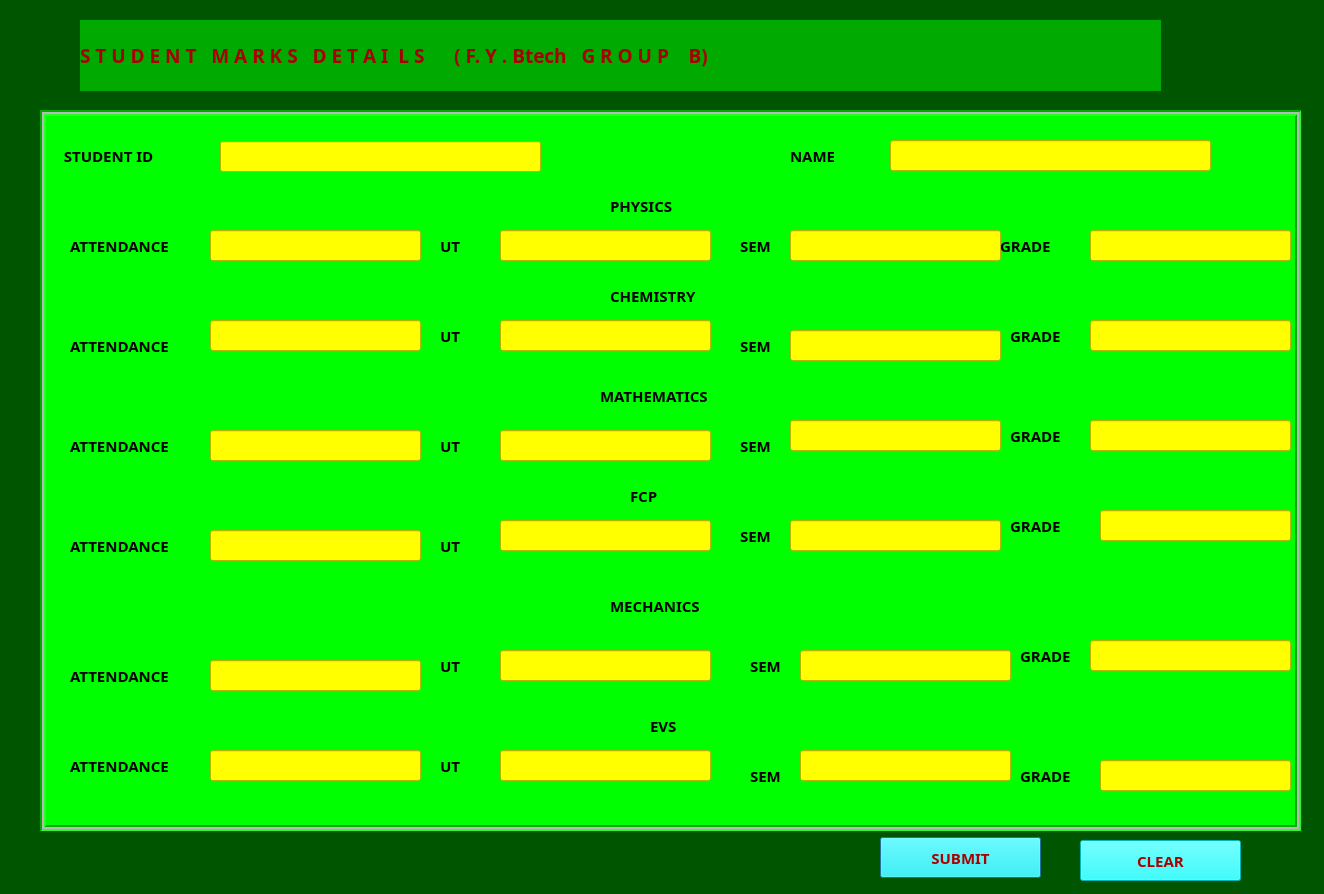
<?xml version="1.0" encoding="UTF-8"?>
<ui version="4.0">
 <class>Dialog</class>
 <widget class="QDialog" name="Dialog">
  <property name="geometry">
   <rect>
    <x>0</x>
    <y>0</y>
    <width>1324</width>
    <height>894</height>
   </rect>
  </property>
  <property name="windowTitle">
   <string>Dialog</string>
  </property>
  <property name="styleSheet">
   <string notr="true">background-color: rgb(0, 85, 0);</string>
  </property>
  <widget class="QLabel" name="label">
   <property name="geometry">
    <rect>
     <x>80</x>
     <y>20</y>
     <width>1081</width>
     <height>71</height>
    </rect>
   </property>
   <property name="font">
    <font>
     <family>Felix Titling</family>
     <pointsize>14</pointsize>
     <weight>75</weight>
     <bold>true</bold>
    </font>
   </property>
   <property name="styleSheet">
    <string notr="true">color: rgb(170, 0, 0);
background-color: rgb(0, 170, 0);</string>
   </property>
   <property name="text">
    <string>S T U D E N T   M A R K S   D E T A I  L S      ( F. Y . Btech   G R O U P    B)</string>
   </property>
  </widget>
  <widget class="QFrame" name="frame">
   <property name="geometry">
    <rect>
     <x>40</x>
     <y>110</y>
     <width>1261</width>
     <height>721</height>
    </rect>
   </property>
   <property name="styleSheet">
    <string notr="true">background-color: rgb(0, 255, 0);</string>
   </property>
   <property name="frameShape">
    <enum>QFrame::Box</enum>
   </property>
   <property name="frameShadow">
    <enum>QFrame::Sunken</enum>
   </property>
   <property name="lineWidth">
    <number>2</number>
   </property>
   <property name="midLineWidth">
    <number>2</number>
   </property>
   <widget class="QLabel" name="label_2">
    <property name="geometry">
     <rect>
      <x>20</x>
      <y>30</y>
      <width>261</width>
      <height>31</height>
     </rect>
    </property>
    <property name="font">
     <font>
      <family>Felix Titling</family>
      <pointsize>11</pointsize>
      <weight>75</weight>
      <bold>true</bold>
     </font>
    </property>
    <property name="text">
     <string> STUDENT ID </string>
    </property>
   </widget>
   <widget class="QLabel" name="label_3">
    <property name="geometry">
     <rect>
      <x>750</x>
      <y>30</y>
      <width>261</width>
      <height>31</height>
     </rect>
    </property>
    <property name="font">
     <font>
      <family>Felix Titling</family>
      <pointsize>11</pointsize>
      <weight>75</weight>
      <bold>true</bold>
     </font>
    </property>
    <property name="text">
     <string>NAME</string>
    </property>
   </widget>
   <widget class="QLineEdit" name="STUDENTTIDlineEdit">
    <property name="geometry">
     <rect>
      <x>180</x>
      <y>31</y>
      <width>321</width>
      <height>31</height>
     </rect>
    </property>
    <property name="styleSheet">
     <string notr="true">background-color: rgb(255, 255, 0);</string>
    </property>
   </widget>
   <widget class="QLineEdit" name="NAMElineEdit">
    <property name="geometry">
     <rect>
      <x>850</x>
      <y>30</y>
      <width>321</width>
      <height>31</height>
     </rect>
    </property>
    <property name="styleSheet">
     <string notr="true">background-color: rgb(255, 255, 0);</string>
    </property>
   </widget>
   <widget class="QLabel" name="label_4">
    <property name="geometry">
     <rect>
      <x>570</x>
      <y>80</y>
      <width>151</width>
      <height>31</height>
     </rect>
    </property>
    <property name="font">
     <font>
      <family>Felix Titling</family>
      <pointsize>11</pointsize>
      <weight>75</weight>
      <bold>true</bold>
     </font>
    </property>
    <property name="text">
     <string>PHYSICS</string>
    </property>
   </widget>
   <widget class="QLabel" name="label_5">
    <property name="geometry">
     <rect>
      <x>30</x>
      <y>120</y>
      <width>151</width>
      <height>31</height>
     </rect>
    </property>
    <property name="font">
     <font>
      <family>Felix Titling</family>
      <pointsize>11</pointsize>
      <weight>75</weight>
      <bold>true</bold>
     </font>
    </property>
    <property name="text">
     <string>ATTENDANCE</string>
    </property>
   </widget>
   <widget class="QLabel" name="label_6">
    <property name="geometry">
     <rect>
      <x>400</x>
      <y>120</y>
      <width>151</width>
      <height>31</height>
     </rect>
    </property>
    <property name="font">
     <font>
      <family>Felix Titling</family>
      <pointsize>11</pointsize>
      <weight>75</weight>
      <bold>true</bold>
     </font>
    </property>
    <property name="text">
     <string>UT</string>
    </property>
   </widget>
   <widget class="QLabel" name="label_7">
    <property name="geometry">
     <rect>
      <x>700</x>
      <y>120</y>
      <width>151</width>
      <height>31</height>
     </rect>
    </property>
    <property name="font">
     <font>
      <family>Felix Titling</family>
      <pointsize>11</pointsize>
      <weight>75</weight>
      <bold>true</bold>
     </font>
    </property>
    <property name="text">
     <string>SEM</string>
    </property>
   </widget>
   <widget class="QLabel" name="label_8">
    <property name="geometry">
     <rect>
      <x>960</x>
      <y>120</y>
      <width>151</width>
      <height>31</height>
     </rect>
    </property>
    <property name="font">
     <font>
      <family>Felix Titling</family>
      <pointsize>11</pointsize>
      <weight>75</weight>
      <bold>true</bold>
     </font>
    </property>
    <property name="text">
     <string>GRADE</string>
    </property>
   </widget>
   <widget class="QLineEdit" name="ATTPHYBlineEdit">
    <property name="geometry">
     <rect>
      <x>170</x>
      <y>120</y>
      <width>211</width>
      <height>31</height>
     </rect>
    </property>
    <property name="styleSheet">
     <string notr="true">background-color: rgb(255, 255, 0);</string>
    </property>
   </widget>
   <widget class="QLineEdit" name="UTPHYBlineEdit">
    <property name="geometry">
     <rect>
      <x>460</x>
      <y>120</y>
      <width>211</width>
      <height>31</height>
     </rect>
    </property>
    <property name="styleSheet">
     <string notr="true">background-color: rgb(255, 255, 0);</string>
    </property>
   </widget>
   <widget class="QLineEdit" name="SEMPHYBlineEdit">
    <property name="geometry">
     <rect>
      <x>750</x>
      <y>120</y>
      <width>211</width>
      <height>31</height>
     </rect>
    </property>
    <property name="styleSheet">
     <string notr="true">background-color: rgb(255, 255, 0);</string>
    </property>
   </widget>
   <widget class="QLineEdit" name="GRADEPHYBlineEdit">
    <property name="geometry">
     <rect>
      <x>1050</x>
      <y>120</y>
      <width>201</width>
      <height>31</height>
     </rect>
    </property>
    <property name="styleSheet">
     <string notr="true">background-color: rgb(255, 255, 0);</string>
    </property>
   </widget>
   <widget class="QLabel" name="label_9">
    <property name="geometry">
     <rect>
      <x>570</x>
      <y>170</y>
      <width>151</width>
      <height>31</height>
     </rect>
    </property>
    <property name="font">
     <font>
      <family>Felix Titling</family>
      <pointsize>11</pointsize>
      <weight>75</weight>
      <bold>true</bold>
     </font>
    </property>
    <property name="text">
     <string>CHEMISTRY</string>
    </property>
   </widget>
   <widget class="QLabel" name="label_10">
    <property name="geometry">
     <rect>
      <x>560</x>
      <y>270</y>
      <width>151</width>
      <height>31</height>
     </rect>
    </property>
    <property name="font">
     <font>
      <family>Felix Titling</family>
      <pointsize>11</pointsize>
      <weight>75</weight>
      <bold>true</bold>
     </font>
    </property>
    <property name="text">
     <string>MATHEMATICS</string>
    </property>
   </widget>
   <widget class="QLabel" name="label_11">
    <property name="geometry">
     <rect>
      <x>590</x>
      <y>370</y>
      <width>151</width>
      <height>31</height>
     </rect>
    </property>
    <property name="font">
     <font>
      <family>Felix Titling</family>
      <pointsize>11</pointsize>
      <weight>75</weight>
      <bold>true</bold>
     </font>
    </property>
    <property name="text">
     <string>FCP</string>
    </property>
   </widget>
   <widget class="QLabel" name="label_12">
    <property name="geometry">
     <rect>
      <x>570</x>
      <y>480</y>
      <width>151</width>
      <height>31</height>
     </rect>
    </property>
    <property name="font">
     <font>
      <family>Felix Titling</family>
      <pointsize>11</pointsize>
      <weight>75</weight>
      <bold>true</bold>
     </font>
    </property>
    <property name="text">
     <string>MECHANICS</string>
    </property>
   </widget>
   <widget class="QLabel" name="label_13">
    <property name="geometry">
     <rect>
      <x>610</x>
      <y>600</y>
      <width>151</width>
      <height>31</height>
     </rect>
    </property>
    <property name="font">
     <font>
      <family>Felix Titling</family>
      <pointsize>11</pointsize>
      <weight>75</weight>
      <bold>true</bold>
     </font>
    </property>
    <property name="text">
     <string>EVS</string>
    </property>
   </widget>
   <widget class="QLabel" name="label_14">
    <property name="geometry">
     <rect>
      <x>30</x>
      <y>220</y>
      <width>151</width>
      <height>31</height>
     </rect>
    </property>
    <property name="font">
     <font>
      <family>Felix Titling</family>
      <pointsize>11</pointsize>
      <weight>75</weight>
      <bold>true</bold>
     </font>
    </property>
    <property name="text">
     <string>ATTENDANCE</string>
    </property>
   </widget>
   <widget class="QLabel" name="label_15">
    <property name="geometry">
     <rect>
      <x>30</x>
      <y>320</y>
      <width>151</width>
      <height>31</height>
     </rect>
    </property>
    <property name="font">
     <font>
      <family>Felix Titling</family>
      <pointsize>11</pointsize>
      <weight>75</weight>
      <bold>true</bold>
     </font>
    </property>
    <property name="text">
     <string>ATTENDANCE</string>
    </property>
   </widget>
   <widget class="QLabel" name="label_16">
    <property name="geometry">
     <rect>
      <x>30</x>
      <y>420</y>
      <width>151</width>
      <height>31</height>
     </rect>
    </property>
    <property name="font">
     <font>
      <family>Felix Titling</family>
      <pointsize>11</pointsize>
      <weight>75</weight>
      <bold>true</bold>
     </font>
    </property>
    <property name="text">
     <string>ATTENDANCE</string>
    </property>
   </widget>
   <widget class="QLabel" name="label_17">
    <property name="geometry">
     <rect>
      <x>30</x>
      <y>550</y>
      <width>151</width>
      <height>31</height>
     </rect>
    </property>
    <property name="font">
     <font>
      <family>Felix Titling</family>
      <pointsize>11</pointsize>
      <weight>75</weight>
      <bold>true</bold>
     </font>
    </property>
    <property name="text">
     <string>ATTENDANCE</string>
    </property>
   </widget>
   <widget class="QLabel" name="label_18">
    <property name="geometry">
     <rect>
      <x>30</x>
      <y>640</y>
      <width>151</width>
      <height>31</height>
     </rect>
    </property>
    <property name="font">
     <font>
      <family>Felix Titling</family>
      <pointsize>11</pointsize>
      <weight>75</weight>
      <bold>true</bold>
     </font>
    </property>
    <property name="text">
     <string>ATTENDANCE</string>
    </property>
   </widget>
   <widget class="QLabel" name="label_19">
    <property name="geometry">
     <rect>
      <x>400</x>
      <y>210</y>
      <width>151</width>
      <height>31</height>
     </rect>
    </property>
    <property name="font">
     <font>
      <family>Felix Titling</family>
      <pointsize>11</pointsize>
      <weight>75</weight>
      <bold>true</bold>
     </font>
    </property>
    <property name="text">
     <string>UT</string>
    </property>
   </widget>
   <widget class="QLabel" name="label_20">
    <property name="geometry">
     <rect>
      <x>400</x>
      <y>320</y>
      <width>151</width>
      <height>31</height>
     </rect>
    </property>
    <property name="font">
     <font>
      <family>Felix Titling</family>
      <pointsize>11</pointsize>
      <weight>75</weight>
      <bold>true</bold>
     </font>
    </property>
    <property name="text">
     <string>UT</string>
    </property>
   </widget>
   <widget class="QLabel" name="label_21">
    <property name="geometry">
     <rect>
      <x>400</x>
      <y>420</y>
      <width>151</width>
      <height>31</height>
     </rect>
    </property>
    <property name="font">
     <font>
      <family>Felix Titling</family>
      <pointsize>11</pointsize>
      <weight>75</weight>
      <bold>true</bold>
     </font>
    </property>
    <property name="text">
     <string>UT</string>
    </property>
   </widget>
   <widget class="QLabel" name="label_22">
    <property name="geometry">
     <rect>
      <x>400</x>
      <y>540</y>
      <width>151</width>
      <height>31</height>
     </rect>
    </property>
    <property name="font">
     <font>
      <family>Felix Titling</family>
      <pointsize>11</pointsize>
      <weight>75</weight>
      <bold>true</bold>
     </font>
    </property>
    <property name="text">
     <string>UT</string>
    </property>
   </widget>
   <widget class="QLabel" name="label_23">
    <property name="geometry">
     <rect>
      <x>400</x>
      <y>640</y>
      <width>151</width>
      <height>31</height>
     </rect>
    </property>
    <property name="font">
     <font>
      <family>Felix Titling</family>
      <pointsize>11</pointsize>
      <weight>75</weight>
      <bold>true</bold>
     </font>
    </property>
    <property name="text">
     <string>UT</string>
    </property>
   </widget>
   <widget class="QLabel" name="label_24">
    <property name="geometry">
     <rect>
      <x>700</x>
      <y>220</y>
      <width>151</width>
      <height>31</height>
     </rect>
    </property>
    <property name="font">
     <font>
      <family>Felix Titling</family>
      <pointsize>11</pointsize>
      <weight>75</weight>
      <bold>true</bold>
     </font>
    </property>
    <property name="text">
     <string>SEM</string>
    </property>
   </widget>
   <widget class="QLabel" name="label_25">
    <property name="geometry">
     <rect>
      <x>700</x>
      <y>320</y>
      <width>151</width>
      <height>31</height>
     </rect>
    </property>
    <property name="font">
     <font>
      <family>Felix Titling</family>
      <pointsize>11</pointsize>
      <weight>75</weight>
      <bold>true</bold>
     </font>
    </property>
    <property name="text">
     <string>SEM</string>
    </property>
   </widget>
   <widget class="QLabel" name="label_26">
    <property name="geometry">
     <rect>
      <x>700</x>
      <y>410</y>
      <width>151</width>
      <height>31</height>
     </rect>
    </property>
    <property name="font">
     <font>
      <family>Felix Titling</family>
      <pointsize>11</pointsize>
      <weight>75</weight>
      <bold>true</bold>
     </font>
    </property>
    <property name="text">
     <string>SEM</string>
    </property>
   </widget>
   <widget class="QLabel" name="label_27">
    <property name="geometry">
     <rect>
      <x>710</x>
      <y>540</y>
      <width>151</width>
      <height>31</height>
     </rect>
    </property>
    <property name="font">
     <font>
      <family>Felix Titling</family>
      <pointsize>11</pointsize>
      <weight>75</weight>
      <bold>true</bold>
     </font>
    </property>
    <property name="text">
     <string>SEM</string>
    </property>
   </widget>
   <widget class="QLabel" name="label_28">
    <property name="geometry">
     <rect>
      <x>710</x>
      <y>650</y>
      <width>151</width>
      <height>31</height>
     </rect>
    </property>
    <property name="font">
     <font>
      <family>Felix Titling</family>
      <pointsize>11</pointsize>
      <weight>75</weight>
      <bold>true</bold>
     </font>
    </property>
    <property name="text">
     <string>SEM</string>
    </property>
   </widget>
   <widget class="QLabel" name="label_29">
    <property name="geometry">
     <rect>
      <x>970</x>
      <y>210</y>
      <width>151</width>
      <height>31</height>
     </rect>
    </property>
    <property name="font">
     <font>
      <family>Felix Titling</family>
      <pointsize>11</pointsize>
      <weight>75</weight>
      <bold>true</bold>
     </font>
    </property>
    <property name="text">
     <string>GRADE</string>
    </property>
   </widget>
   <widget class="QLabel" name="label_30">
    <property name="geometry">
     <rect>
      <x>970</x>
      <y>310</y>
      <width>151</width>
      <height>31</height>
     </rect>
    </property>
    <property name="font">
     <font>
      <family>Felix Titling</family>
      <pointsize>11</pointsize>
      <weight>75</weight>
      <bold>true</bold>
     </font>
    </property>
    <property name="text">
     <string>GRADE</string>
    </property>
   </widget>
   <widget class="QLabel" name="label_31">
    <property name="geometry">
     <rect>
      <x>970</x>
      <y>400</y>
      <width>151</width>
      <height>31</height>
     </rect>
    </property>
    <property name="font">
     <font>
      <family>Felix Titling</family>
      <pointsize>11</pointsize>
      <weight>75</weight>
      <bold>true</bold>
     </font>
    </property>
    <property name="text">
     <string>GRADE</string>
    </property>
   </widget>
   <widget class="QLabel" name="label_32">
    <property name="geometry">
     <rect>
      <x>980</x>
      <y>530</y>
      <width>151</width>
      <height>31</height>
     </rect>
    </property>
    <property name="font">
     <font>
      <family>Felix Titling</family>
      <pointsize>11</pointsize>
      <weight>75</weight>
      <bold>true</bold>
     </font>
    </property>
    <property name="text">
     <string>GRADE</string>
    </property>
   </widget>
   <widget class="QLabel" name="label_33">
    <property name="geometry">
     <rect>
      <x>980</x>
      <y>650</y>
      <width>151</width>
      <height>31</height>
     </rect>
    </property>
    <property name="font">
     <font>
      <family>Felix Titling</family>
      <pointsize>11</pointsize>
      <weight>75</weight>
      <bold>true</bold>
     </font>
    </property>
    <property name="text">
     <string>GRADE</string>
    </property>
   </widget>
   <widget class="QLineEdit" name="ATTCHMBlineEdit">
    <property name="geometry">
     <rect>
      <x>170</x>
      <y>210</y>
      <width>211</width>
      <height>31</height>
     </rect>
    </property>
    <property name="styleSheet">
     <string notr="true">background-color: rgb(255, 255, 0);</string>
    </property>
   </widget>
   <widget class="QLineEdit" name="UTCHMBlineEdit">
    <property name="geometry">
     <rect>
      <x>460</x>
      <y>210</y>
      <width>211</width>
      <height>31</height>
     </rect>
    </property>
    <property name="styleSheet">
     <string notr="true">background-color: rgb(255, 255, 0);</string>
    </property>
   </widget>
   <widget class="QLineEdit" name="SEMCHMBlineEdit">
    <property name="geometry">
     <rect>
      <x>750</x>
      <y>220</y>
      <width>211</width>
      <height>31</height>
     </rect>
    </property>
    <property name="styleSheet">
     <string notr="true">background-color: rgb(255, 255, 0);</string>
    </property>
   </widget>
   <widget class="QLineEdit" name="GRADECHMBlineEdit">
    <property name="geometry">
     <rect>
      <x>1050</x>
      <y>210</y>
      <width>201</width>
      <height>31</height>
     </rect>
    </property>
    <property name="styleSheet">
     <string notr="true">background-color: rgb(255, 255, 0);</string>
    </property>
   </widget>
   <widget class="QLineEdit" name="ATTMATBlineEdit">
    <property name="geometry">
     <rect>
      <x>170</x>
      <y>320</y>
      <width>211</width>
      <height>31</height>
     </rect>
    </property>
    <property name="styleSheet">
     <string notr="true">background-color: rgb(255, 255, 0);</string>
    </property>
   </widget>
   <widget class="QLineEdit" name="UTMATBlineEdit">
    <property name="geometry">
     <rect>
      <x>460</x>
      <y>320</y>
      <width>211</width>
      <height>31</height>
     </rect>
    </property>
    <property name="styleSheet">
     <string notr="true">background-color: rgb(255, 255, 0);</string>
    </property>
   </widget>
   <widget class="QLineEdit" name="SEMMATBlineEdit">
    <property name="geometry">
     <rect>
      <x>750</x>
      <y>310</y>
      <width>211</width>
      <height>31</height>
     </rect>
    </property>
    <property name="styleSheet">
     <string notr="true">background-color: rgb(255, 255, 0);</string>
    </property>
   </widget>
   <widget class="QLineEdit" name="GRADEMATBlineEdit">
    <property name="geometry">
     <rect>
      <x>1050</x>
      <y>310</y>
      <width>201</width>
      <height>31</height>
     </rect>
    </property>
    <property name="styleSheet">
     <string notr="true">background-color: rgb(255, 255, 0);</string>
    </property>
   </widget>
   <widget class="QLineEdit" name="ATTFCPBlineEdit">
    <property name="geometry">
     <rect>
      <x>170</x>
      <y>420</y>
      <width>211</width>
      <height>31</height>
     </rect>
    </property>
    <property name="styleSheet">
     <string notr="true">background-color: rgb(255, 255, 0);</string>
    </property>
   </widget>
   <widget class="QLineEdit" name="UTFCPBlineEdit">
    <property name="geometry">
     <rect>
      <x>460</x>
      <y>410</y>
      <width>211</width>
      <height>31</height>
     </rect>
    </property>
    <property name="styleSheet">
     <string notr="true">background-color: rgb(255, 255, 0);</string>
    </property>
   </widget>
   <widget class="QLineEdit" name="SEMFCPBlineEdit">
    <property name="geometry">
     <rect>
      <x>750</x>
      <y>410</y>
      <width>211</width>
      <height>31</height>
     </rect>
    </property>
    <property name="styleSheet">
     <string notr="true">background-color: rgb(255, 255, 0);</string>
    </property>
   </widget>
   <widget class="QLineEdit" name="GRADEFCPBlineEdit">
    <property name="geometry">
     <rect>
      <x>1060</x>
      <y>400</y>
      <width>191</width>
      <height>31</height>
     </rect>
    </property>
    <property name="styleSheet">
     <string notr="true">background-color: rgb(255, 255, 0);</string>
    </property>
   </widget>
   <widget class="QLineEdit" name="ATTMECHBlineEdit">
    <property name="geometry">
     <rect>
      <x>170</x>
      <y>550</y>
      <width>211</width>
      <height>31</height>
     </rect>
    </property>
    <property name="styleSheet">
     <string notr="true">background-color: rgb(255, 255, 0);</string>
    </property>
   </widget>
   <widget class="QLineEdit" name="UTMECHBlineEdit">
    <property name="geometry">
     <rect>
      <x>460</x>
      <y>540</y>
      <width>211</width>
      <height>31</height>
     </rect>
    </property>
    <property name="styleSheet">
     <string notr="true">background-color: rgb(255, 255, 0);</string>
    </property>
   </widget>
   <widget class="QLineEdit" name="SEMMECHBlineEdit">
    <property name="geometry">
     <rect>
      <x>760</x>
      <y>540</y>
      <width>211</width>
      <height>31</height>
     </rect>
    </property>
    <property name="styleSheet">
     <string notr="true">background-color: rgb(255, 255, 0);</string>
    </property>
   </widget>
   <widget class="QLineEdit" name="GRADEMECHBlineEdit">
    <property name="geometry">
     <rect>
      <x>1050</x>
      <y>530</y>
      <width>201</width>
      <height>31</height>
     </rect>
    </property>
    <property name="styleSheet">
     <string notr="true">background-color: rgb(255, 255, 0);</string>
    </property>
   </widget>
   <widget class="QLineEdit" name="ATTEVSBlineEdit">
    <property name="geometry">
     <rect>
      <x>170</x>
      <y>640</y>
      <width>211</width>
      <height>31</height>
     </rect>
    </property>
    <property name="styleSheet">
     <string notr="true">background-color: rgb(255, 255, 0);</string>
    </property>
   </widget>
   <widget class="QLineEdit" name="UTEVSBlineEdit">
    <property name="geometry">
     <rect>
      <x>460</x>
      <y>640</y>
      <width>211</width>
      <height>31</height>
     </rect>
    </property>
    <property name="styleSheet">
     <string notr="true">background-color: rgb(255, 255, 0);</string>
    </property>
   </widget>
   <widget class="QLineEdit" name="SEMEVSBlineEdit">
    <property name="geometry">
     <rect>
      <x>760</x>
      <y>640</y>
      <width>211</width>
      <height>31</height>
     </rect>
    </property>
    <property name="styleSheet">
     <string notr="true">background-color: rgb(255, 255, 0);</string>
    </property>
   </widget>
   <widget class="QLineEdit" name="GRADEEVSBlineEdit">
    <property name="geometry">
     <rect>
      <x>1060</x>
      <y>650</y>
      <width>191</width>
      <height>31</height>
     </rect>
    </property>
    <property name="styleSheet">
     <string notr="true">background-color: rgb(255, 255, 0);</string>
    </property>
   </widget>
  </widget>
  <widget class="QPushButton" name="SUBMITBpushButton">
   <property name="geometry">
    <rect>
     <x>880</x>
     <y>837</y>
     <width>161</width>
     <height>41</height>
    </rect>
   </property>
   <property name="font">
    <font>
     <family>Felix Titling</family>
     <pointsize>11</pointsize>
     <weight>75</weight>
     <bold>true</bold>
    </font>
   </property>
   <property name="styleSheet">
    <string notr="true">color: rgb(170, 0, 0);
background-color: rgb(0, 255, 255);</string>
   </property>
   <property name="text">
    <string>SUBMIT</string>
   </property>
  </widget>
  <widget class="QPushButton" name="CLEARBpushButton">
   <property name="geometry">
    <rect>
     <x>1080</x>
     <y>840</y>
     <width>161</width>
     <height>41</height>
    </rect>
   </property>
   <property name="font">
    <font>
     <family>Felix Titling</family>
     <pointsize>11</pointsize>
     <weight>75</weight>
     <bold>true</bold>
    </font>
   </property>
   <property name="styleSheet">
    <string notr="true">color: rgb(170, 0, 0);
background-color: rgb(0, 255, 255);</string>
   </property>
   <property name="text">
    <string>CLEAR</string>
   </property>
  </widget>
 </widget>
 <resources/>
 <connections/>
</ui>
